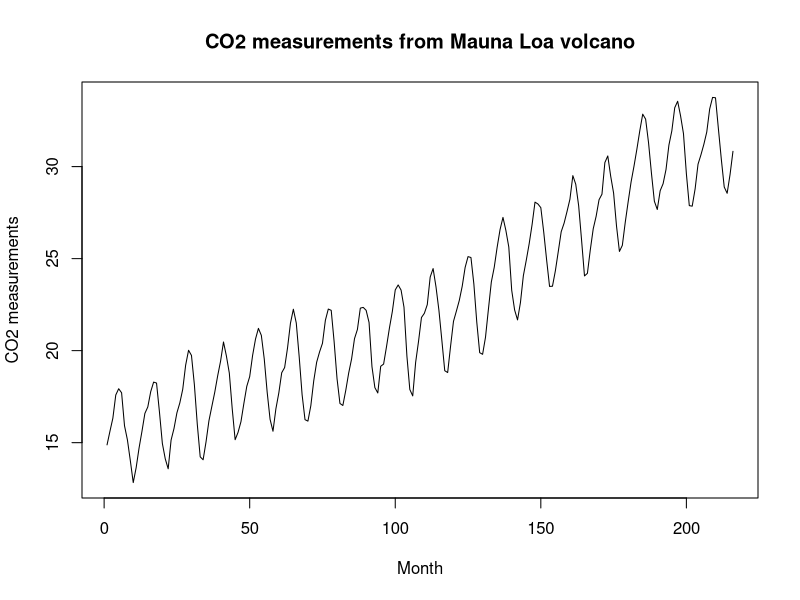
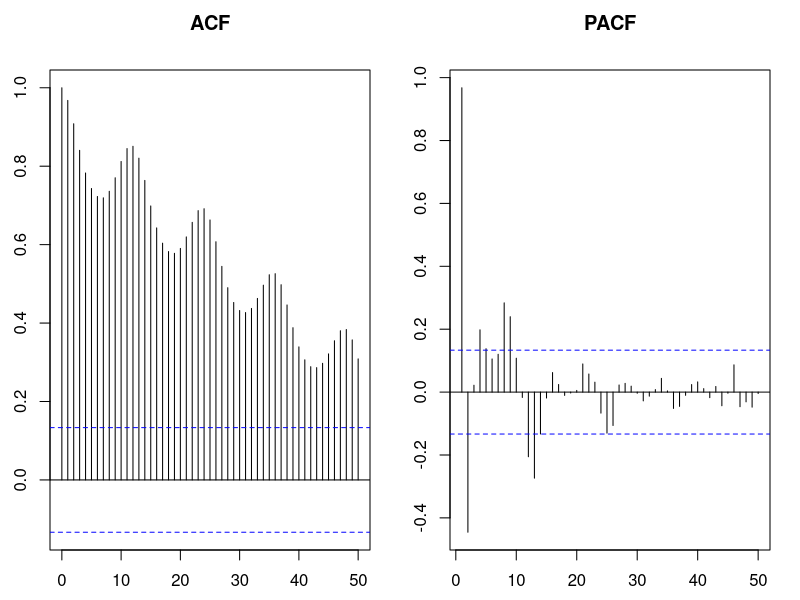
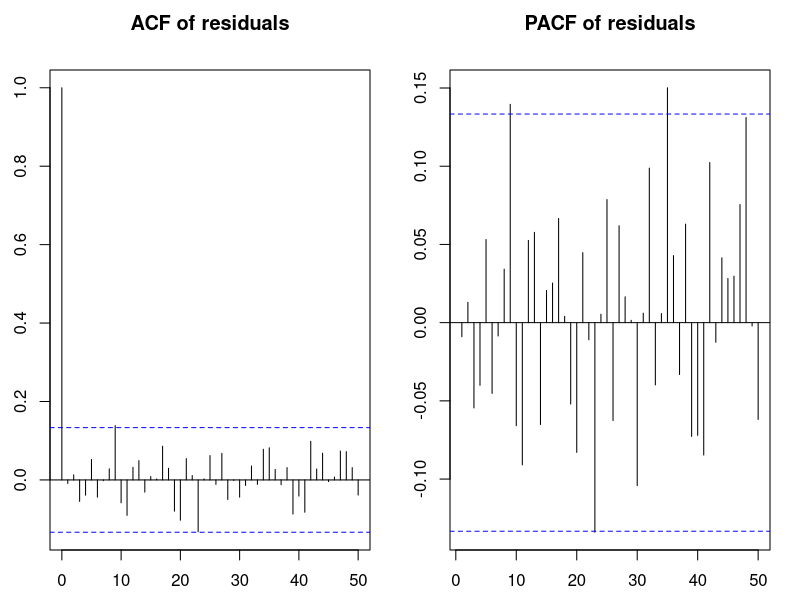
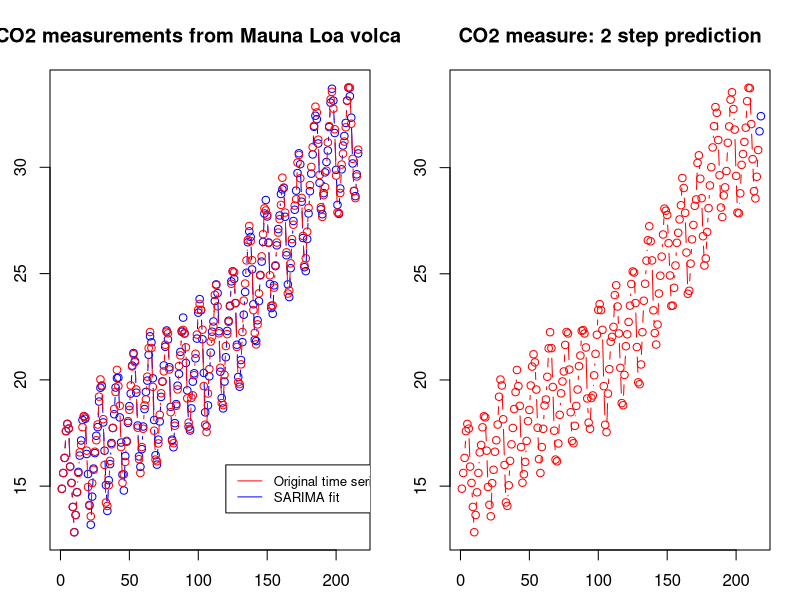
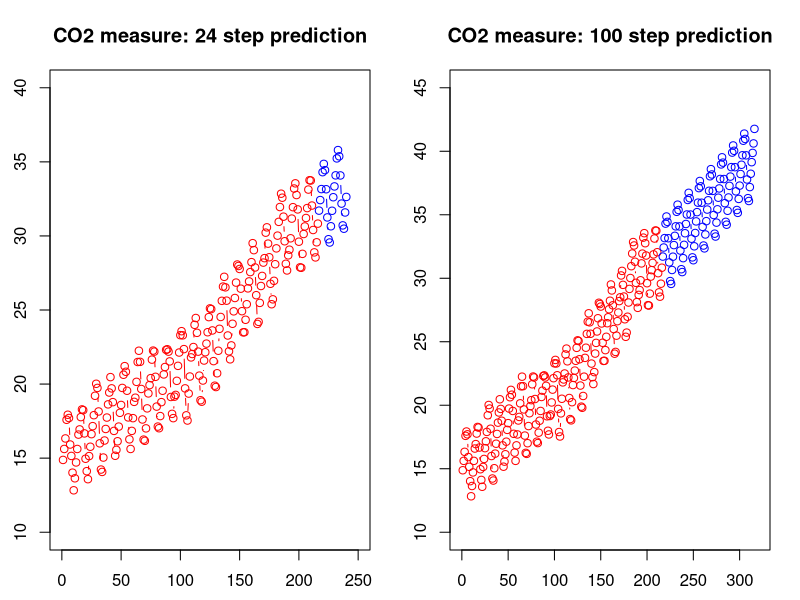

These figures' R source, in order:
## ---- chunk 1
library(forecast) # Run every time you want to use functions of the forecast package

MLCO2 <- read.table("MLCO2.txt",header=T)

mlco2ts <- ts(MLCO2$MLCO2, frequency = 1)


plot(mlco2ts, xlab = "Month" ,ylab = "CO2 measurements", main = "CO2 measurements from Mauna Loa volcano")

## ---- chunk 2
par(mfrow=c(1,2),mar=c(2.5,2.5,3.5,1.5))
acf(mlco2ts,main="ACF", lag.max=50) 
pacf(mlco2ts,main="PACF", lag.max=50) 
## ---- chunk 3
model_mlco2 <- auto.arima(mlco2ts)
model_mlco2
## ---- chunk 4
mlco2SeasonTs <- ts(MLCO2$MLCO2, frequency = 12)
model_mlco2Season <- auto.arima(mlco2SeasonTs)
model_mlco2Season
## ---- chunk 5
modelSARIMA <- Arima(mlco2ts,order=c(2,1,1), seasonal=list(order=c(0,1,2),periodc=12))
par(mfrow=c(1,2),mar=c(2.5,2.5,3.5,1.5))
acf(modelSARIMA$res,main="ACF of residuals",lag.max=50)
pacf(modelSARIMA$res, main="PACF of residuals", lag.max=50)
## ---- chunk 6
k <- 5
mlco2_bl <- rep(NA,47)
for (i in 1:47) {
  mlco2_bl[i]=Box.test(modelSARIMA$res,lag=(i+k),fitdf=k, type="Ljung-Box")$p.value
}
round(mlco2_bl, 3)
which(mlco2_bl < 0.05)
## ---- chunk 7
fit.mlco2 <- fitted(modelSARIMA)

plot(fit.mlco2,type="b",col="blue", ylab="CO2 measurements",xlab="Month", main="CO2 measurements from Mauna Loa volcano")

lines(mlco2ts,col="red",type="b")
legend(120,16, legend=c("Original time series", "SARIMA fit"),
col=c("red","blue"),lty=c(1,1),cex=0.8)

## ---- chunk 8
currentSARIMA = arima(mlco2ts[1:216],order=c(2,1,1), seasonal=list(order=c(0,1,2),period=12) )
prediction2steps <-forecast(currentSARIMA,h=2,level=FALSE)$mean

plot(mlco2ts,col="red",type="b",
     ylab="CO2 measurements",xlab="Months",main="CO2 measure: 2 step prediction")
lines(prediction2steps,col="blue",type="b")

## ---- chunk 9
currentSARIMA = arima(mlco2ts[1:216],order=c(2,1,1), seasonal=list(order=c(0,1,2),period=12) )
prediction2steps <-forecast(currentSARIMA,h=24,level=FALSE)$mean

plot(mlco2ts,col="red",type="b", xlim=c(0, 250), ylim =c(10,40),
     ylab="CO2 measurements",xlab="Months",main="CO2 measure: 24 step prediction")
lines(prediction2steps,col="blue",type="b")

## ---- chunk 10
currentSARIMA = arima(mlco2ts[1:216],order=c(2,1,1), seasonal=list(order=c(0,1,2),period=12) )
prediction2steps <-forecast(currentSARIMA,h=100,level=FALSE)$mean

plot(mlco2ts,col="red",type="b", xlim=c(0, 320), ylim =c(10,45),
     ylab="CO2 measurements",xlab="Months",main="CO2 measure: 100 step prediction")
lines(prediction2steps,col="blue",type="b")

